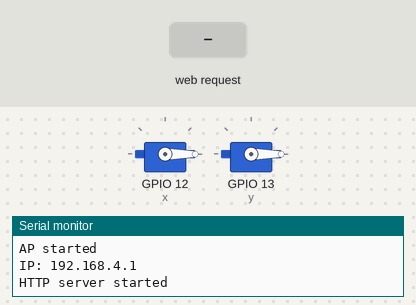
Bench run of a sketch on a simulated ESP32. Shown: 2 × servo, the last lines printed to the serial monitor. The test bench sets the inputs (shaded band).

Above: at 4.2 s.
4.3 s: HTTP request GET /send?v1=120 received
At 4.9 s:
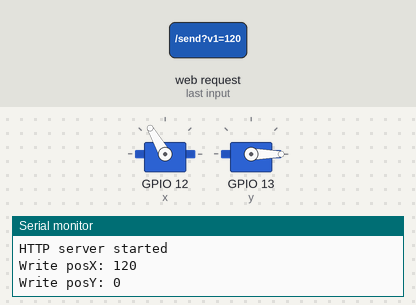
5.8 s: HTTP request GET /send?v2=120 received
At 6.1 s:
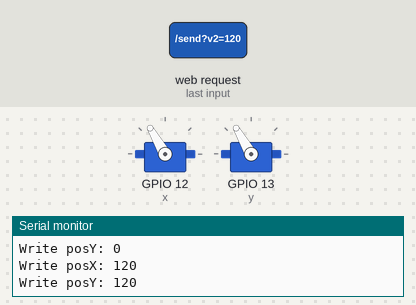
7.3 s: HTTP request GET /send?v1=1 received
At 8.4 s:
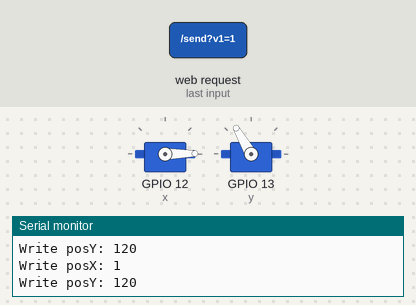
8.8 s: HTTP request GET /send?v1=120&v2=120 received
At 9.5 s:
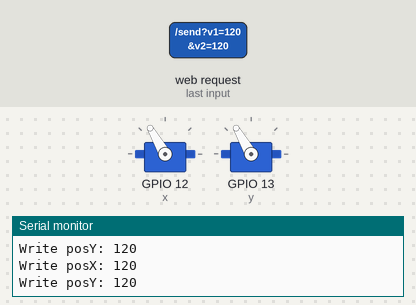
10.3 s: HTTP request GET /send?v2=0 received
At 10.7 s:
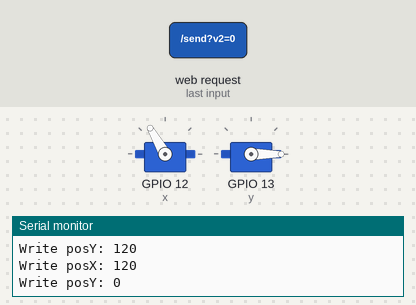
Timing chart, 0 to 12.8 s (numbered marks = the images above; inputs shaded):
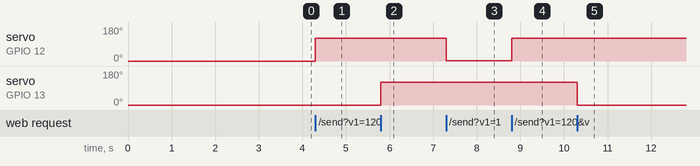

Measured:
- after the input at 4.3 s, servo on GPIO 12 (x): 0° → 120° at once
- after the input at 5.8 s, servo on GPIO 13 (y): 0° → 120° at once
- after the input at 7.3 s, servo on GPIO 12 (x): 120° → 1° at once
- after the input at 8.8 s, servo on GPIO 12 (x): 1° → 120° at once
- after the input at 10.3 s, servo on GPIO 13 (y): 120° → 0° at once

The sketch:

Esp32_code.ino
```cpp
#include <ESP32Servo.h>
#include <WiFi.h>
#include <WebServer.h>

WebServer server(80);

// ===== HTML =====
const char PAGE[] PROGMEM = R"rawliteral(
<!DOCTYPE html>
<html>
<head>
<meta charset="UTF-8">
<title>ESP32 Control</title>
<style>
body { font-family: monospace; background:#111; color:#0f0; }
input, button { margin:5px; padding:5px; }
</style>
</head>
<body>

<h2>ESP32 Control</h2>

<input id="v1" placeholder="Pos X (0-180)">
<input id="v2" placeholder="Pos Y (0-180)">
<button onclick="send()">Send</button>

<script>
function send(){
  const v1 = document.getElementById("v1").value;
  const v2 = document.getElementById("v2").value;
  fetch(`/send?v1=${encodeURIComponent(v1)}&v2=${encodeURIComponent(v2)}`);
}
</script>

</body>
</html>
)rawliteral";

// Основной код
Servo x;
Servo y;

int posX = 0;
int posY = 0;
bool test = false;

void handleRoot() {
  server.send(200, "text/html", PAGE);
}

void handleSend() {
  if (server.hasArg("v1")) posX = server.arg("v1").toInt();
  if (server.hasArg("v2")) posY = server.arg("v2").toInt();

  test = true;

  server.send(204);
}

void setup() {
  Serial.begin(115200);
  delay(3000);
  x.attach(12);
  y.attach(13);
  x.write(0);
  y.write(0);
  WiFi.softAP("Esp32_control", "TestESP32");
  Serial.println("AP started");
  Serial.print("IP: ");
  Serial.println(WiFi.softAPIP());
  server.on("/", handleRoot);
  server.on("/send", handleSend);
  server.begin();
  Serial.println("HTTP server started");
}

// ===== LOOP =====
void loop() {
  server.handleClient();
  if(test){
    if (posX >= 0 and posX <= 180) {
      x.write(posX);
      Serial.println("Write posX: " + String(posX));
    } else {
      Serial.println("PosX out of range: " + String(posX));
    }
    if(posY >= 0 and posY <= 180){
      y.write(posY);
      Serial.println("Write posY: " + String(posY));
    } else {
      Serial.println("PosY out of range: " + String(posY));
    }
    test = false;
  }
}
```
